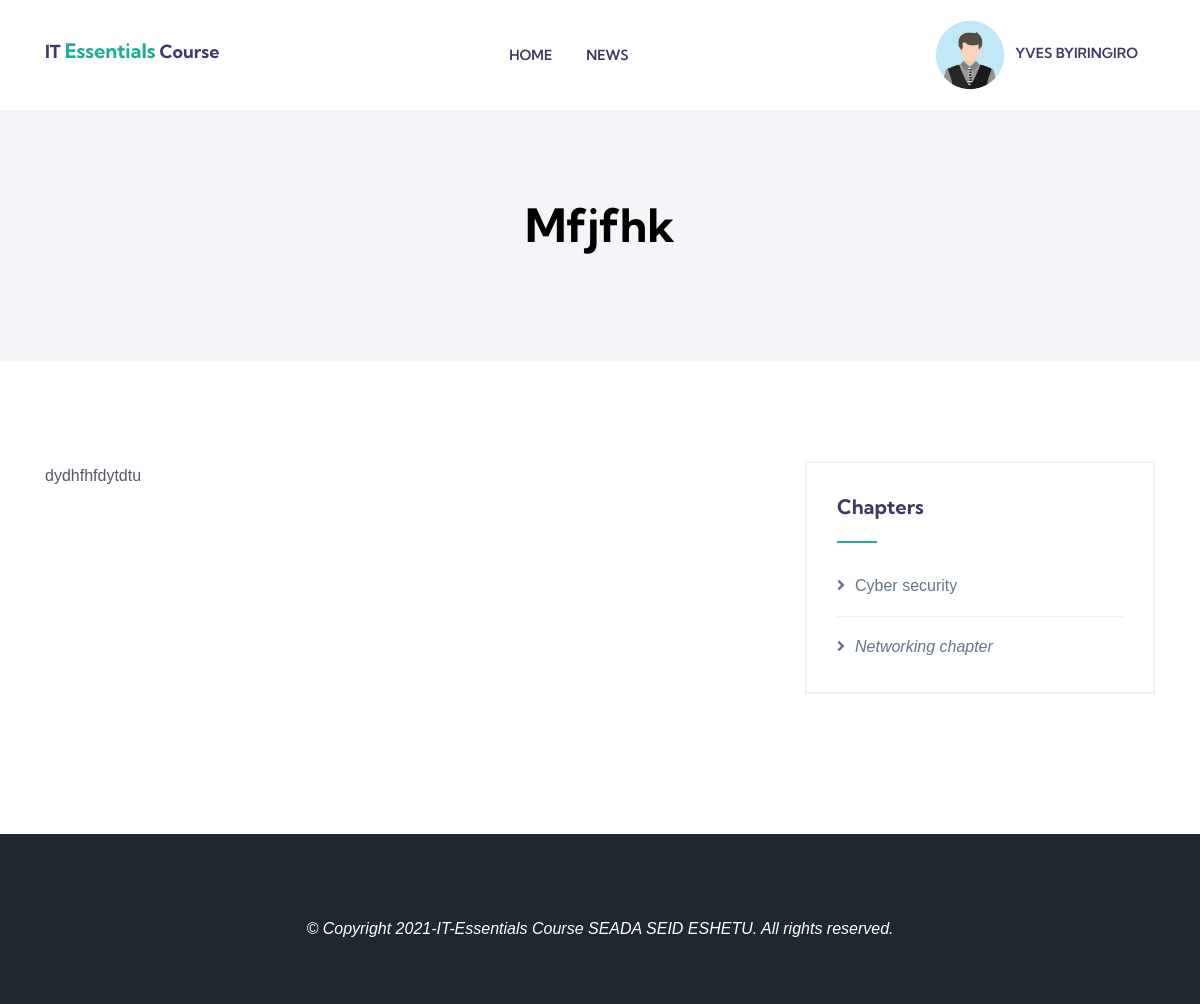
Before: /news/1 (signed in) with the older database file.
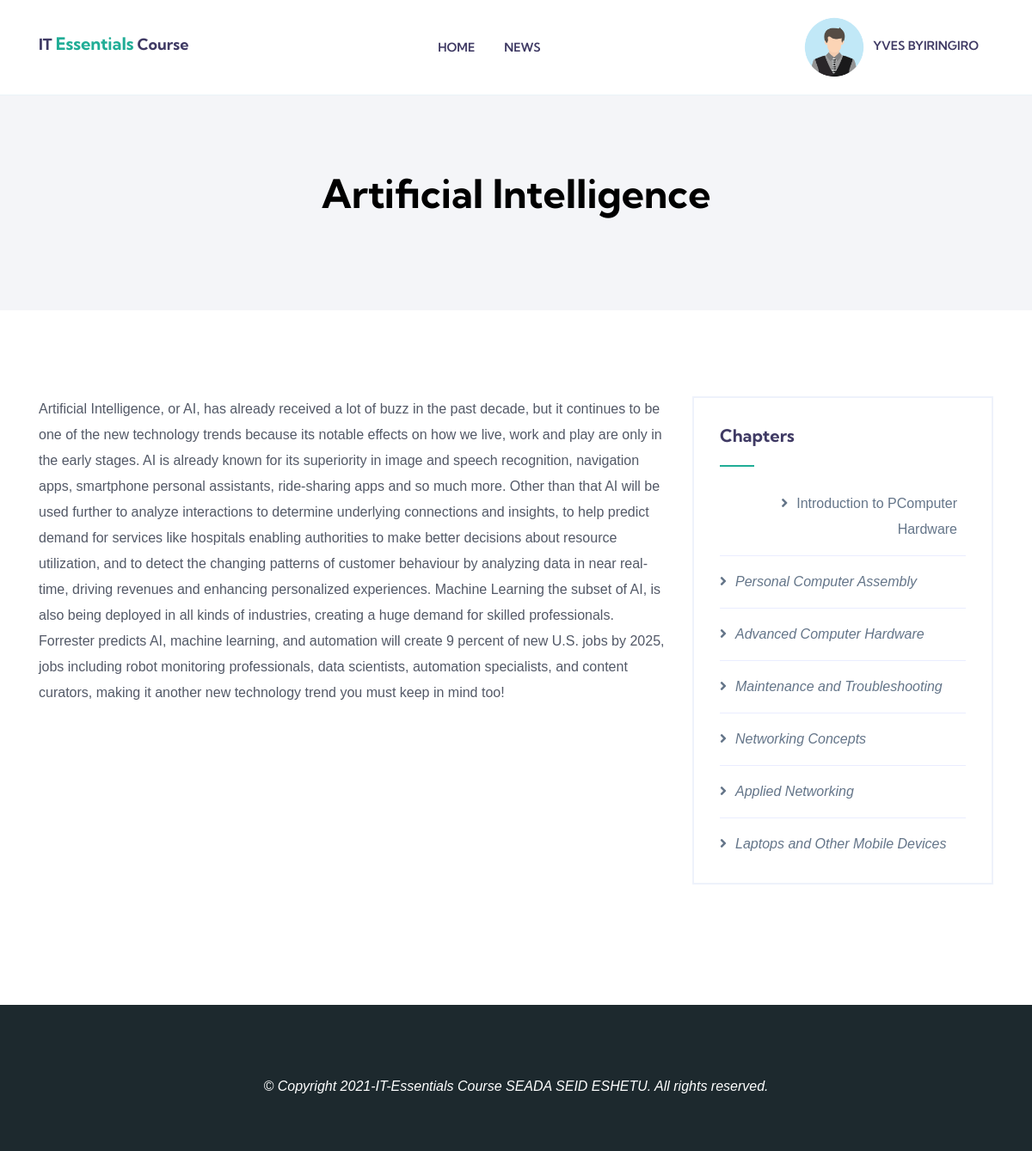
After: the same page with the newer database file.
### it_essentials/models.py (models this page shows, shortened)
class News(models.Model):
    title = models.CharField(max_length=300)
    content = content = models.TextField()
    published_date = models.DateField(auto_now_add=True)

class Chapter(models.Model):
    name = models.CharField(max_length=300)
    content = models.TextField()
    cover_image = models.ImageField(upload_to='chapters_cover_images')
    file_to_download = models.FileField(upload_to='chapter_file', blank=True, null=True)
    created = models.DateTimeField(auto_now_add=True)

### it_essentials/views.py (the view)
# urls.py: path('news/<int:id>', news_details, name='news_details'),
def news_details(request, id):
    news=News.objects.get(id=id)
    chapters = Chapter.objects.all()
    return render(request, 'core/news_details.html',{'news':news,'chapters':chapters})

### it_essentials/templates/core/news_details.html
{% extends "index.html" %} {% block container %}
<section class="page-header">
    <div class="container">
        <div class="row justify-content-center">
            <div class="col-lg-8 col-xl-8">
                <div class="title-block">
                    <h1>{{news.title}}</h1>
                </div>
            </div>
        </div>
    </div>
</section>
<div class="page-wrapper">
    <div class="container">
        <div class="row">
            <div class="col-lg-8 col-xl-8">
                <div class="post-single">
                    <div class="single-post-content">
                        {{news.content}}
                    </div>
                </div>
            </div>
            <div class="col-lg-4 col-xl-4 ">
                <div class="blog-sidebar mt-5 mt-lg-0 ">
                    <div class="widget widget_categories ">
                        <h4 class="widget-title ">Chapters</h4>
                        <ul>
                            {% for chapter in chapters %}
                            <li class="cat-item "><a href="{% url 'chapter' chapter.id %}"><i class="fa fa-angle-right "></i>{{chapter.name}}</a><i>
                                {% endfor %}
                        </ul>
                    </div>
                </div>
            </div>
        </div>
    </div>
</div>
{% endblock container %}

Changed rows visible on the page:
changed News: title "Mfjfhk" → "Artificial Intelligence"; content "dydhfhfdytdtu" → "Artificial Intelligence, or AI, has already received a lot of buzz in the past decade, but it continues to be one of the new technology trends because its notable effects on how we live, work and play are only in the early stages. AI is already known for its superiority in image and speech recognition, navigation apps, smartphone personal assistants, ride-sharing apps and so much more. Other than that AI will be used further to analyze interactions to determine underlying connections and insights, to help predict demand for services like hospitals enabling authorities to make better decisions about resource utilization, and to detect the changing patterns of customer behaviour by analyzing…"
changed Chapter: name "Cyber security" → "Introduction to PComputer Hardware"
changed Chapter: name "Networking chapter" → "Personal Computer Assembly"
added Chapter: name "Advanced Computer Hardware"
added Chapter: name "Maintenance and Troubleshooting"
added Chapter: name "Networking Concepts"
added Chapter: name "Applied Networking"
added Chapter: name "Laptops and Other Mobile Devices"
